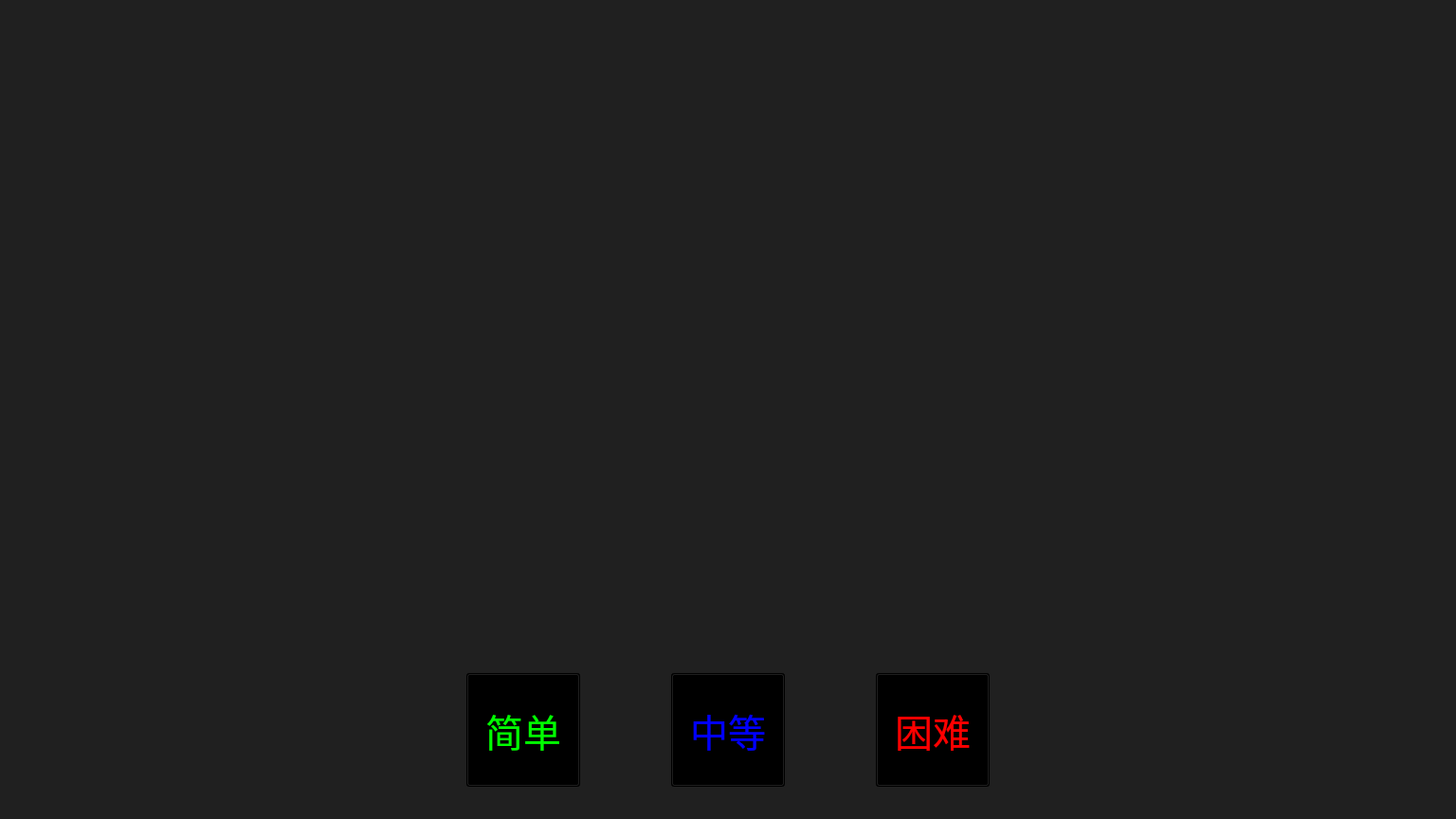
<?xml version="1.0" encoding="UTF-8"?>
<ui version="4.0">
 <class>SelectWindow</class>
 <widget class="QMainWindow" name="SelectWindow">
  <property name="geometry">
   <rect>
    <x>0</x>
    <y>0</y>
    <width>1536</width>
    <height>864</height>
   </rect>
  </property>
  <property name="windowTitle">
   <string>MainWindow</string>
  </property>
  <property name="styleSheet">
   <string notr="true">background-color: #202020;</string>
  </property>
  <widget class="QWidget" name="centralwidget">
   <widget class="QLabel" name="Gate">
    <property name="geometry">
     <rect>
      <x>512</x>
      <y>80</y>
      <width>512</width>
      <height>656</height>
     </rect>
    </property>
    <property name="text">
     <string/>
    </property>
   </widget>
   <widget class="QPushButton" name="btn1">
    <property name="geometry">
     <rect>
      <x>492</x>
      <y>710</y>
      <width>120</width>
      <height>120</height>
     </rect>
    </property>
    <property name="font">
     <font>
      <family>华文行楷</family>
      <pointsize>30</pointsize>
     </font>
    </property>
    <property name="focusPolicy">
     <enum>Qt::NoFocus</enum>
    </property>
    <property name="styleSheet">
     <string notr="true">QPushButton {
background-color: #000000;
color: rgb(0, 255, 0);
}
QPushButton::hover {
border: 8 solid red;
}</string>
    </property>
    <property name="text">
     <string>简单</string>
    </property>
   </widget>
   <widget class="QPushButton" name="btn2">
    <property name="geometry">
     <rect>
      <x>708</x>
      <y>710</y>
      <width>120</width>
      <height>120</height>
     </rect>
    </property>
    <property name="font">
     <font>
      <family>华文行楷</family>
      <pointsize>30</pointsize>
     </font>
    </property>
    <property name="focusPolicy">
     <enum>Qt::NoFocus</enum>
    </property>
    <property name="styleSheet">
     <string notr="true">QPushButton {
background-color: #000000;
color: rgb(0, 0, 255);
}
QPushButton::hover {
border: 8 solid red;
}
</string>
    </property>
    <property name="text">
     <string>中等</string>
    </property>
   </widget>
   <widget class="QPushButton" name="btn3">
    <property name="geometry">
     <rect>
      <x>924</x>
      <y>710</y>
      <width>120</width>
      <height>120</height>
     </rect>
    </property>
    <property name="font">
     <font>
      <family>华文行楷</family>
      <pointsize>30</pointsize>
     </font>
    </property>
    <property name="focusPolicy">
     <enum>Qt::NoFocus</enum>
    </property>
    <property name="styleSheet">
     <string notr="true">QPushButton {
background-color: #000000;

color: rgb(255, 0, 0);
}

QPushButton::hover {
border: 8 solid red;
}
</string>
    </property>
    <property name="text">
     <string>困难</string>
    </property>
   </widget>
  </widget>
 </widget>
 <resources/>
 <connections/>
</ui>
